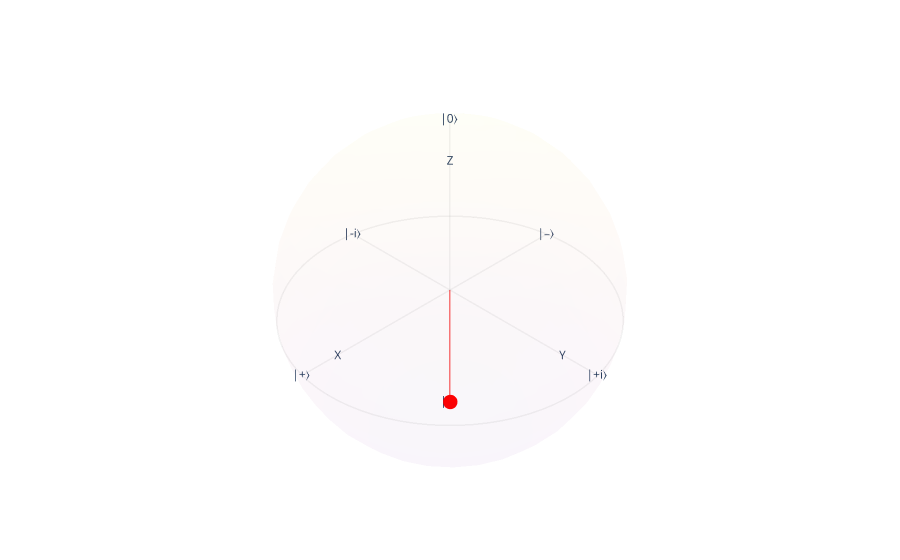

Source (notebook cell):
### Markdown cell above
##### Concatenação de portas

A segunda opção é utilizar a função {func}`~ket.operations.cat`, que permite criar uma **nova porta** representando a concatenação das portas passadas como argumento.  

Essa abordagem é especialmente útil em situações onde precisamos **armazenar ou reutilizar** uma sequência específica de operações quânticas. Ao criar uma nova porta quântica com {func}`~ket.operations.cat`, podemos encapsular essa sequência de operações em uma única entidade. Isso torna o código **mais modular**, facilita a reutilização de blocos de operações e melhora a organização do programa.

### Code cell
# Instanciando um novo do processo quântico
processo = Process()

# Alocação de um qubit
qubits = processo.alloc()

porta_X = cat(H, Z, H)  # Concatena portas

porta_X(qubits)

dump(qubits).sphere()  # Mostra o Bloch Sphere

### Figure 1 — Plotly figure (JSON) as saved in the notebook; plotly's stock layout.template omitted (floating-point values rounded to 4 significant figures; data arrays with more than 128 entries replaced by an {"elided": "..."} marker saying what was removed)
{"data": [{"name": "Bloch Sphere", "opacity": 0.02, "showscale": false, "type": "surface", "x": {"elided": "40x20 float values"}, "y": {"elided": "40x20 float values"}, "z": {"elided": "40x20 float values"}}, {"line": {"color": "gray", "width": 3}, "mode": "lines", "name": "Equator", "opacity": 0.1, "type": "scatter3d", "x": [1.0, 0.998, 0.992, 0.9819, 0.9679, 0.9501, 0.9284, 0.9029, 0.8738, 0.8413, 0.8053, 0.766, 0.7237, 0.6785, 0.6306, 0.5801, 0.5272, 0.4723, 0.4154, 0.3569, 0.2969, 0.2358, 0.1736, 0.1108, 0.04758, -0.01587, -0.07925, -0.1423, -0.2048, -0.2665, -0.3271, -0.3863, -0.4441, -0.5, -0.5539, -0.6056, -0.6549, -0.7015, -0.7453, -0.7861, -0.8237, -0.858, -0.8888, -0.9161, -0.9397, -0.9595, -0.9754, -0.9874, -0.9955, -0.9995, -0.9995, -0.9955, -0.9874, -0.9754, -0.9595, -0.9397, -0.9161, -0.8888, -0.858, -0.8237, -0.7861, -0.7453, -0.7015, -0.6549, -0.6056, -0.5539, -0.5, -0.4441, -0.3863, -0.3271, -0.2665, -0.2048, -0.1423, -0.07925, -0.01587, 0.04758, 0.1108, 0.1736, 0.2358, 0.2969, 0.3569, 0.4154, 0.4723, 0.5272, 0.5801, 0.6306, 0.6785, 0.7237, 0.766, 0.8053, 0.8413, 0.8738, 0.9029, 0.9284, 0.9501, 0.9679, 0.9819, 0.992, 0.998, 1.0], "y": [0.0, 0.06342, 0.1266, 0.1893, 0.2511, 0.312, 0.3717, 0.4298, 0.4862, 0.5406, 0.5929, 0.6428, 0.6901, 0.7346, 0.7761, 0.8146, 0.8497, 0.8815, 0.9096, 0.9341, 0.9549, 0.9718, 0.9848, 0.9938, 0.9989, 0.9999, 0.9969, 0.9898, 0.9788, 0.9638, 0.945, 0.9224, 0.896, 0.866, 0.8326, 0.7958, 0.7557, 0.7127, 0.6668, 0.6182, 0.5671, 0.5137, 0.4582, 0.4009, 0.342, 0.2817, 0.2203, 0.158, 0.09506, 0.03173, -0.03173, -0.09506, -0.158, -0.2203, -0.2817, -0.342, -0.4009, -0.4582, -0.5137, -0.5671, -0.6182, -0.6668, -0.7127, -0.7557, -0.7958, -0.8326, -0.866, -0.896, -0.9224, -0.945, -0.9638, -0.9788, -0.9898, -0.9969, -0.9999, -0.9989, -0.9938, -0.9848, -0.9718, -0.9549, -0.9341, -0.9096, -0.8815, -0.8497, -0.8146, -0.7761, -0.7346, -0.6901, -0.6428, -0.5929, -0.5406, -0.4862, -0.4298, -0.3717, -0.312, -0.2511, -0.1893, -0.1266, -0.06342, -2.449e-16], "z": [0.0, 0.0, 0.0, 0.0, 0.0, 0.0, 0.0, 0.0, 0.0, 0.0, 0.0, 0.0, 0.0, 0.0, 0.0, 0.0, 0.0, 0.0, 0.0, 0.0, 0.0, 0.0, 0.0, 0.0, 0.0, 0.0, 0.0, 0.0, 0.0, 0.0, 0.0, 0.0, 0.0, 0.0, 0.0, 0.0, 0.0, 0.0, 0.0, 0.0, 0.0, 0.0, 0.0, 0.0, 0.0, 0.0, 0.0, 0.0, 0.0, 0.0, 0.0, 0.0, 0.0, 0.0, 0.0, 0.0, 0.0, 0.0, 0.0, 0.0, 0.0, 0.0, 0.0, 0.0, 0.0, 0.0, 0.0, 0.0, 0.0, 0.0, 0.0, 0.0, 0.0, 0.0, 0.0, 0.0, 0.0, 0.0, 0.0, 0.0, 0.0, 0.0, 0.0, 0.0, 0.0, 0.0, 0.0, 0.0, 0.0, 0.0, 0.0, 0.0, 0.0, 0.0, 0.0, 0.0, 0.0, 0.0, 0.0, 0.0]}, {"line": {"color": "gray", "width": 3}, "mode": "lines", "name": "x line", "opacity": 0.1, "type": "scatter3d", "x": [1, -1], "y": [0, 0], "z": [0, 0]}, {"line": {"color": "gray", "width": 3}, "mode": "lines", "name": "y line", "opacity": 0.1, "type": "scatter3d", "x": [0, 0], "y": [1, -1], "z": [0, 0]}, {"line": {"color": "gray", "width": 3}, "mode": "lines", "name": "z line", "opacity": 0.1, "type": "scatter3d", "x": [0, 0], "y": [0, 0], "z": [1, -1]}, {"mode": "text", "name": "|0⟩", "text": ["|0⟩"], "textposition": "middle center", "type": "scatter3d", "x": [0], "y": [0], "z": [1]}, {"mode": "text", "name": "Z", "text": ["Z"], "textposition": "middle center", "type": "scatter3d", "x": [0], "y": [0], "z": [0.8]}, {"mode": "text", "name": "|1⟩", "text": ["|1⟩"], "textposition": "middle center", "type": "scatter3d", "x": [0], "y": [0], "z": [-1]}, {"mode": "text", "name": "|+⟩", "text": ["|+⟩"], "textposition": "middle center", "type": "scatter3d", "x": [1], "y": [0], "z": [0]}, {"mode": "text", "name": "X", "text": ["X"], "textposition": "middle center", "type": "scatter3d", "x": [0.8], "y": [0], "z": [0]}, {"mode": "text", "name": "|‒⟩", "text": ["|‒⟩"], "textposition": "middle center", "type": "scatter3d", "x": [-1], "y": [0], "z": [0]}, {"mode": "text", "name": "|+i⟩", "text": ["|+i⟩"], "textposition": "middle center", "type": "scatter3d", "x": [0], "y": [1], "z": [0]}, {"mode": "text", "name": "Y", "text": ["Y"], "textposition": "middle center", "type": "scatter3d", "x": [0], "y": [0.8], "z": [0]}, {"mode": "text", "name": "|-i⟩", "text": ["|-i⟩"], "textposition": "middle center", "type": "scatter3d", "x": [0], "y": [-1], "z": [0]}, {"marker": {"color": "red", "size": 5}, "mode": "markers", "name": "qubit", "type": "scatter3d", "x": [0], "y": [0], "z": [-1.0]}, {"line": {"color": "red", "width": 3}, "mode": "lines", "name": "qubit line", "opacity": 0.5, "type": "scatter3d", "x": [0, 0], "y": [0, 0], "z": [0, -1.0]}], "layout": {"scene": {"aspectmode": "cube", "camera": {"eye": {"x": 0.8, "y": 0.8, "z": 0.8}}, "xaxis": {"range": [-1, 1], "showbackground": false, "showgrid": false, "visible": false}, "yaxis": {"range": [-1, 1], "showbackground": false, "showgrid": false, "visible": false}, "zaxis": {"range": [-1, 1], "showbackground": false, "showgrid": false, "visible": false}}, "showlegend": false}}
